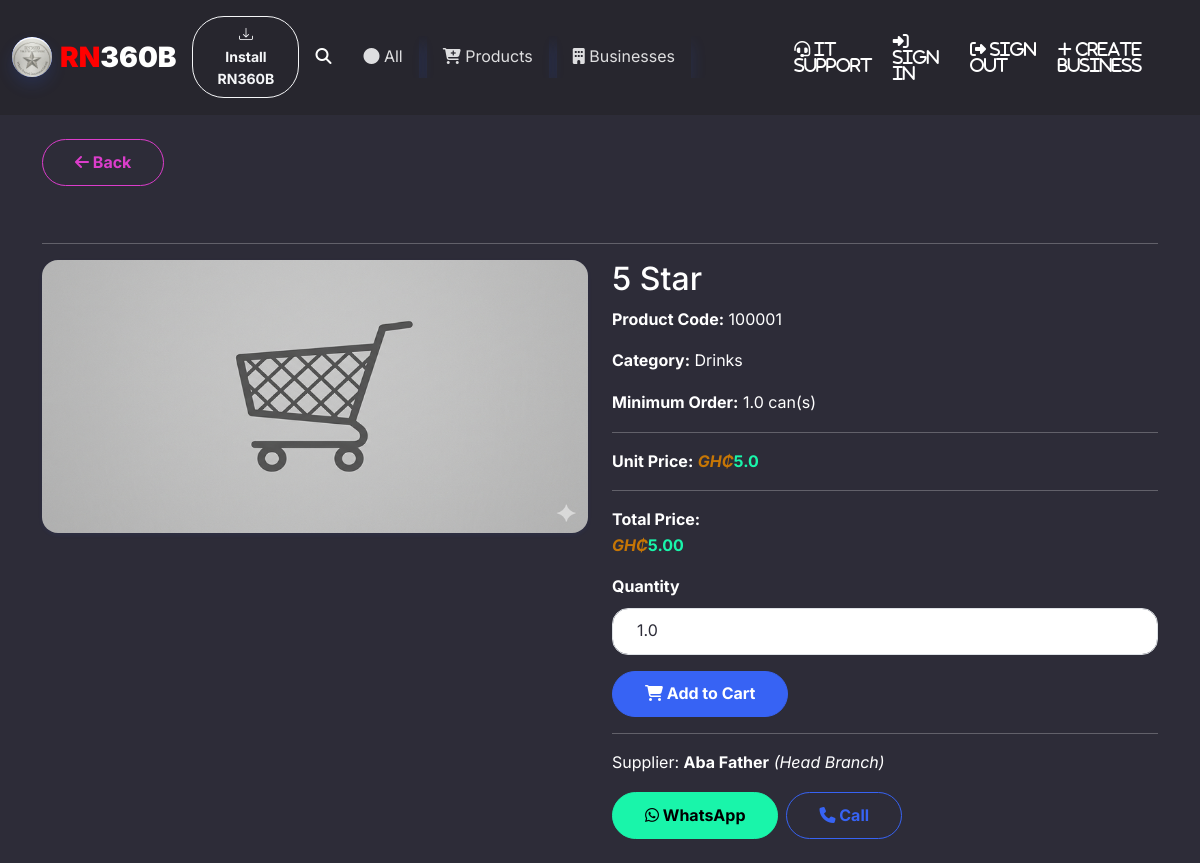
The page /rn360b_product/10000011/100001 on the database its author committed.
### imageApp/models.py (models this page shows)
class Images(models.Model):
    busRef = models.ForeignKey(Business, on_delete=models.CASCADE)
    userRef = models.ForeignKey(UserRef, on_delete=models.CASCADE)
    uniqueID = models.CharField(max_length=100, unique=True)
    subjectID = models.CharField(max_length=100) # the subject could be product, flyer, business, profile
    image = models.ImageField()
    extention = models.CharField(max_length=20)
    imgType = models.CharField(max_length=30, default='product')  # profile, logo, flyer, product
    date = models.DateTimeField()

### warehouseApp/models.py (models this page shows)
class Product(models.Model):
    busRef = models.ForeignKey(Business, on_delete=models.CASCADE)
    branhRef = models.ForeignKey(BusinessBranch, on_delete=models.CASCADE, null=True)
    productName = models.CharField(max_length=100)
    productCode = models.CharField(max_length=50)
    productDescription = models.CharField(max_length=500, null=True)
    productCategory = models.CharField(max_length=100)
    belongsToModel = models.CharField(max_length=100, default='Retail & Wholesale Business')
    productImageRef = models.ForeignKey(Images, on_delete=models.DO_NOTHING, null=True)
    measureUnit = models.CharField(max_length=50)
    disbleRef = models.ForeignKey('DisabledProducts', on_delete=models.DO_NOTHING, null=True)
    discountRate = models.FloatField(default=0.0)
    dateAdded = models.DateField()
    addedBy = models.ForeignKey('usersApp.UserRef', on_delete=models.DO_NOTHING)
    retailAndWholesaleRef = models.ForeignKey('salesApp.RetailAndWholesale', on_delete=models.DO_NOTHING, null=True)
    realEstateRef = models.ForeignKey('realEstateApp.RealEstate', on_delete=models.DO_NOTHING, null=True)
    hotelRef = models.ForeignKey('hotelApp.Hotel', on_delete=models.DO_NOTHING, null=True)
    restaurantAndBarRef = models.ForeignKey('restaurantAndBarApp.RestaurantAndBar', on_delete=models.DO_NOTHING, null=True)
    manufacturingRef = models.ForeignKey('manufacturingApp.Manufacturing', on_delete=models.DO_NOTHING, null=True)
    eventManagementRef = models.ForeignKey('eventManagementApp.EventManagement', on_delete=models.DO_NOTHING, null=True)
    transportationRef = models.ForeignKey('transportationApp.Transportation', on_delete=models.DO_NOTHING, null=True)
    farmRef = models.ForeignKey('farmApp.Farm', on_delete=models.DO_NOTHING, null=True)

### salesApp/models.py (models this page shows)
class RetailAndWholesale(models.Model):
    branchRef = models.ForeignKey(BusinessBranch, on_delete=models.CASCADE)
    quantityInStock = models.FloatField(default=0.0) # in pieces, kg, litres, etc
    reorderLevel = models.FloatField(default=0.0) # in pieces, kg, litres, etc. when stock reaches this level, reorder is needed
    partCanBeSold = models.BooleanField(default=True) # whether product can be sold in parts or not
    isVisibleOnline = models.BooleanField(default=False)
    enableOnlineOrder = models.BooleanField(default=False)
    minimumOrder = models.FloatField(default=1)
    currentCostPriceRef = models.ForeignKey('CurrentCostAndPrice', on_delete=models.DO_NOTHING)
    measureRef = models.ForeignKey('MeasuringUnits', on_delete=models.DO_NOTHING, null=True)
    quantityRef = models.ForeignKey('Quantities', on_delete=models.DO_NOTHING, null=True)
    discountRef = models.ForeignKey('DiscountRate', on_delete=models.DO_NOTHING, null=True)
    returnPeriod = models.IntegerField(default=0) # period in days a customer can return the product

class MeasuringUnits(models.Model):
    stockedUnit = models.CharField(max_length=100) # the unit at which the item is store in inventory
    soldUnit = models.CharField(max_length=100) # the unit at which item is sold to te customer

### businessApp/models.py (models this page shows)
class BusinessBranch(models.Model):
    busRef = models.ForeignKey('Business', on_delete=models.CASCADE)
    branchID = models.CharField(max_length=50)
    branchName = models.CharField(max_length=100)
    branchTel = models.CharField(max_length=50)
    branchEmail = models.CharField(max_length=100)
    branchType = models.CharField(max_length=50)  # Manufacturer, Distributor, Hotel, Resturant & Bar, Farm, etc
    operateAllTime = models.BooleanField(default=True)
    fromTime = models.TimeField(null=True)
    toTime = models.TimeField(null=True)
    onlineVisibility = models.BooleanField(default=False)
    branchAddress = models.CharField(max_length=200, null=True)

class Business(models.Model):
    busID = models.CharField(max_length=50)
    busName = models.CharField(max_length=100)
    busTel = models.CharField(max_length=50)
    busEmail = models.CharField(max_length=100)
    busOwner = models.CharField(max_length=100)
    busLogo = models.ForeignKey('imageApp.Images', on_delete=models.DO_NOTHING, null=True)
    billRef = models.ForeignKey('richnet360.Bill', on_delete=models.DO_NOTHING, null=True)
    registrationNumber = models.CharField(max_length=100, null=True) # this part wll be entered and verified by RN360 only
    status = models.CharField(max_length=50, default='Inactive') # Active, Inactive, Closed
    description = models.CharField(max_length=500, default='')

### marketPlaceApp/views.py (the view, shortened to what this page needs)
# urls.py: path('rn360b_product/<branchID>/<productCode>', views.ProductDetails.as_view(), name='generalMarketProductDetails'),
class ProductDetails(generic.View):
    def get(self, request, branchID, productCode):
        branch = BusinessBranch.objects.get(Q(branchID=branchID))
        generalDiscount = DiscountRate.objects.filter(Q(busRef=branch.busRef))
        if generalDiscount.exists():
            generalDiscount = generalDiscount[0].discount
        else:
            generalDiscount = 0.00
        flyer = Images.objects.filter(Q(subjectID=productCode) & Q(busRef=branch.busRef))
        if flyer.exists():
            flyer = flyer[0]
        otherImages = OtherFiles.objects.filter(Q(imageRef__busRef = branch.busRef) & Q(imageRef__subjectID=productCode))
        product = (
            Product.objects
            .annotate(
                totalDiscount=ExpressionWrapper(
                    Value(generalDiscount) + F('retailAndWholesaleRef__discountRef__discount'),
                    output_field=FloatField()
                ),
                priceAfterDiscount=ExpressionWrapper(
                    F('retailAndWholesaleRef__currentCostPriceRef__unitSellingPrice') -
                    F('retailAndWholesaleRef__currentCostPriceRef__unitSellingPrice') *
                    (Value(generalDiscount) + F('retailAndWholesaleRef__discountRef__discount')),
                    output_field=FloatField()
                )
            ).get(
                Q(busRef__busID=branch.busRef.busID) &
                Q(retailAndWholesaleRef__branchRef=branch) &
                Q(productCode=productCode) &
                Q(disbleRef__productIsDisabled=False) &
                Q(retailAndWholesaleRef__isVisibleOnline=True)
            )
        )
        return render(request, 'marketPlace/productDetails.html', {'product': product, 'flyer': flyer, 'otherImages': otherImages, 'branch': branch})

### marketPlaceApp/templates/marketPlace/productDetails.html (shortened to what this page needs)
{% extends "marketPlace/rbms.html" %}
{% load static %}
{% block rbmsM %}
    <div class="container my-4">
        <a href="javascript:history.back()" class="btn btn-outline-secondary mb-3">
            <i class="fa fa-arrow-left"></i> Back
        </a>
        <br/>
        <br/>
        <hr/>
        <div class="row">
            <div class="col-md-6" style="margin-bottom: 10px">
                {% if flyer %}
                    <img src="{{ flyer.image.url }}" class="img-fluid rounded shadow-sm mb-3" alt="Product Flyer">
                {% else %}
                    <img src="{% static 'img/default2.png' %}" class="img-fluid rounded shadow-sm mb-3" alt="Product Flyer">
                {% endif %}
            </div>
            <div class="col-md-6">
                <h2>{{ product.productName }}</h2>
                <p><b>Product Code:</b> {{ product.productCode }}</p>
                <p><b>Category:</b> {{ product.productCategory }}</p>
                <p><b>Minimum Order:</b> {{ product.retailAndWholesaleRef.minimumOrder }} {{product.retailAndWholesaleRef.measureRef.soldUnit}}</p>
                <hr>
                {% if product.totalDiscount > 0 %}
                    <p><b>Discount:</b> {{ product.totalDiscount }}%</p>
                    <p><b>Old unit Price:</b>
                        <span class="text-decoration-line-through text-muted"><i style="color: #c67605">GH&#8373</i>{{ product.retailAndWholesaleRef.currentCostPriceRef.unitSellingPrice }}</span>
                    </p>
                    <p><b>New Unit Price:</b>
                        <span class="text-success fw-bold"><i style="color: #c67605">GH&#8373</i>{{ product.priceAfterDiscount }}</span>
                    </p>
                {% else %}
                    <p><b>Unit Price:</b>
                        <span class="text-success fw-bold"><i style="color: #c67605">GH&#8373</i>{{ product.priceAfterDiscount }}</span>
                    </p>
                {% endif %}
                <hr/>
                {% if product.retailAndWholesaleRef.enableOnlineOrder %}
                    <form method="post">
                        <div class="mb-3">
                            <label><b>Total Price:</b></label>
                            <p id="totalPrice" class="fw-bold text-success">
                                <i style="color: #c67605">GH&#8373</i>{{ product.priceAfterDiscount|floatformat:2 }}
                            </p>
                        </div>
                        <div class="mb-3">
                            <label for="quantity" class="form-label"><b>Quantity</b></label>
                            <input type="number" class="form-control" id="quantity" name="quantity" min="{{ product.retailAndWholesaleRef.minimumOrder }}" value="{{ product.retailAndWholesaleRef.minimumOrder }}" required>
                        </div>
                        <button type="submit" class="btn btn-primary" id='saveBtn'>
                            <i class="fa fa-shopping-cart"></i> Add to Cart
                        </button>
                    </form>
                    <hr/>
                {% endif %}
                <p>Supplier: <b>{{ branch.busRef.busName}}</b> <i>({{branch.branchName }})</i></p>
                <div class="d-flex gap-2 mt-3">
                    <a href="https://wa.me/{{ branch.branchTel }}?text=Interested in {{ product.productName }} ({{ product.productCode }})"
                        target="_blank"
                        class="btn btn-success">
                        <i class="fa fa-whatsapp"></i> WhatsApp
                    </a>
                    <a href="tel:{{ branch.branchTel }}" class="btn btn-outline-primary">
                        <i class="fa fa-phone"></i> Call
                    </a>
                </div>
            </div>
        </div>
    </div>
{% endblock rbmsM %}

### rows shown on the page
Images: image (picture)
Product: productName "5 Star", productCode "100001", productCategory "Drinks", retailAndWholesaleRef.minimumOrder "1.0", retailAndWholesaleRef.measureRef.soldUnit "can(s)", priceAfterDiscount "5.0", priceAfterDiscount "5.00", quantity "1.0"
BusinessBranch: busRef.busName "Aba Father", branchName "Head Branch"
